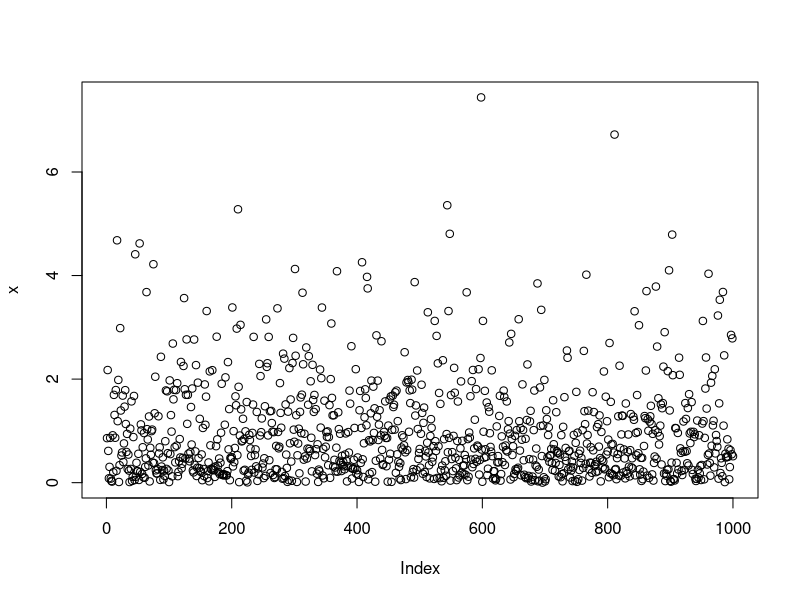

Source code (R): (Note: this script raises an error after producing the figure.)
## ---- chunk 1
knitr::opts_chunk$set(echo = TRUE)
## ---- chunk 2
#Running some R code.
x = rexp(1000)  
min(x)  
max(x)  
plot(x)  
## ---- chunk 3
knitr::include_graphics("../figures/orange.jpeg")
## ---- chunk 4
knitr::include_graphics("https://upload.wikimedia.org/wikipedia/commons/7/72/Snodgrass_common_household_roaches.png")
## ---- chunk 5
library(ggplot2)
mtcars_ggplot = ggplot(mtcars, aes(x=wt, y=mpg)) + 
geom_point() + geom_smooth()
mtcars_ggplot
## ---- chunk 6
boxplot(1:10)
plot(rnorm(10))
## ---- chunk 7
#Default R printout (ugly)
print(head(mtcars))

#With kable function from knitr (better looking)
knitr::kable(head(mtcars),digits =1,caption = "A motorcars table")
